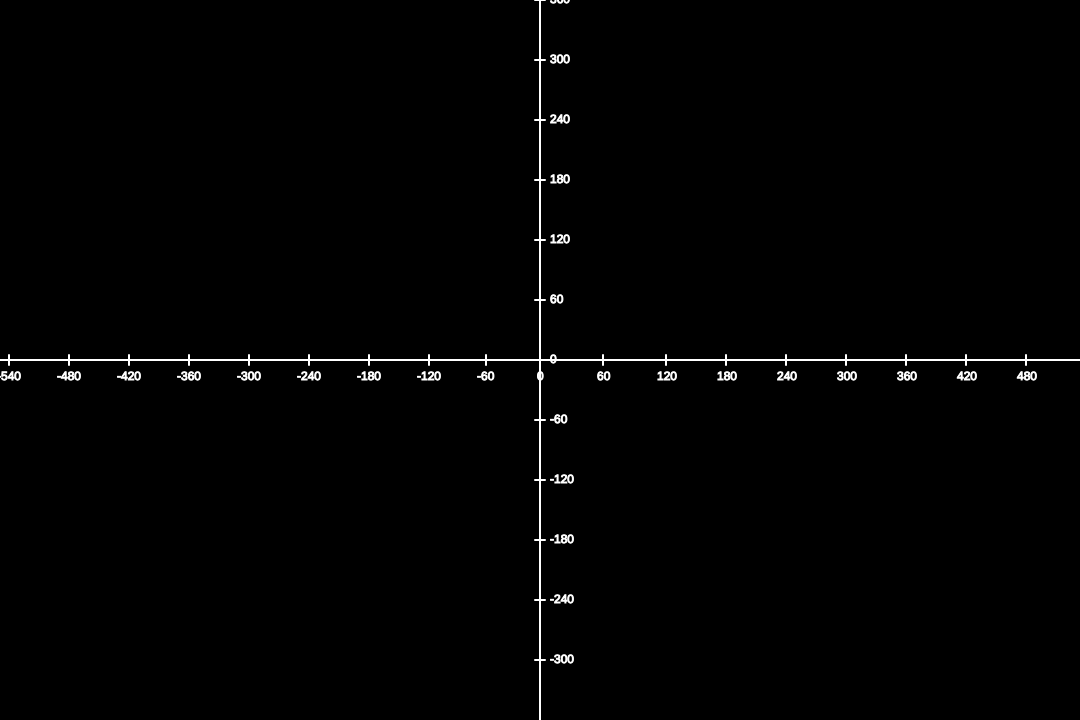
Frame 1 (no input)
Frame 60 (no input): identical to frame 1, image omitted
Frame 120 (the mouse pressed at the canvas centre since frame 60): identical to frame 1, image omitted

The p5.js sketch that drew this single still picture (run headless with seeded random() and noise() and a simulated clock; from frame 60 on, the mouse is pressed at the canvas centre):

// p5.js sketch
// ── sketch.js
let circles;

function setup() {
    createCanvas(1080, 720);
    circles = [];

    background(0);
    
    stroke(255);
    strokeWeight(2);
    line(0, height/2, width, height/2)
    
    for(let i = -width/2;i<width/2;i += 60){
        strokeWeight(2);
        linePos = i.toString().length*3+i+width/2-3;
        line(linePos, height/2+5, linePos, height/2-5)
    
        fill(255);
        strokeWeight(1);
        text(i.toString(), i+width/2-3, height/2+20);
    }

    stroke(255);
    strokeWeight(2);
    line(width/2, 0, width/2, height)
    
    for(let i = -height/2;i<height/2;i += 60){
        strokeWeight(2);
        linePos = i+height/2;
        line(width/2+5,linePos, width/2-5,linePos)
    
        fill(255);
        strokeWeight(1);
        text((-i).toString(), width/2+10, height/2+i+3);
    }
}

function draw() {    
    // for(let c of circles){
    //     c.draw();
    // }

    if(mouseIsPressed && mouseButton.left){
        desviacion = 100;
        let x = randomGaussian(width/2,desviacion);
        // let y = randomGaussian(height/2,desviacion);
        let y = height/2;
        ellipse(x, y, 10, 10,fill(255,0,0,10),noStroke());
        // circles.push(new Circle(x,y,5,color(255,0,0,10)));
    }
}

// ── circle.js
class Circle {
    constructor(x,y,radio,color){
        this.x = x;
        this.y = y;
        this.radio = radio;
        this.color = color;
    }

    draw(){
        ellipse(this.x, this.y, this.radio*2, this.radio*2,fill(this.color),noStroke());
    }
}
